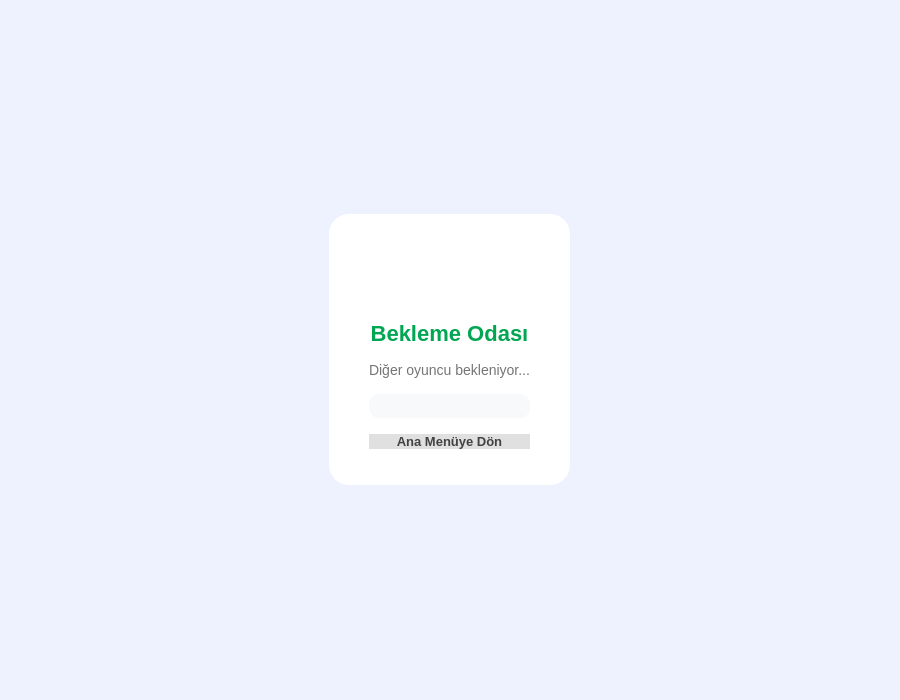
<?xml version="1.0" encoding="UTF-8"?>
<ui version="4.0">
 <class>LobbyScreen</class>
 <widget class="QWidget" name="LobbyScreen">
  <property name="geometry">
   <rect>
    <x>0</x>
    <y>0</y>
    <width>900</width>
    <height>700</height>
   </rect>
  </property>
  <property name="windowTitle">
   <string>Yahtzee - Bekleme Odası</string>
  </property>
  <property name="styleSheet">
   <string>background-color: #EEF2FF;</string>
  </property>
  <layout class="QVBoxLayout" name="mainLayout">
   <property name="alignment">
    <set>Qt::AlignCenter</set>
   </property>
   <item>
    <widget class="QFrame" name="card">
     <property name="minimumWidth"><number>440</number></property>
     <property name="maximumWidth"><number>440</number></property>
     <property name="styleSheet">
      <string>QFrame { background: white; border-radius: 20px; }</string>
     </property>
     <property name="frameShape">
      <enum>QFrame::StyledPanel</enum>
     </property>
     <layout class="QVBoxLayout" name="cardLayout">
      <property name="spacing"><number>16</number></property>
      <property name="leftMargin"><number>40</number></property>
      <property name="topMargin"><number>36</number></property>
      <property name="rightMargin"><number>40</number></property>
      <property name="bottomMargin"><number>36</number></property>

      <item>
       <widget class="QLabel" name="iconLabel">
        <property name="text"><string></string></property>
        <property name="alignment"><set>Qt::AlignCenter</set></property>
        <property name="styleSheet">
         <string>font-size: 48px;</string>
        </property>
       </widget>
      </item>

      <item>
       <widget class="QLabel" name="titleLabel">
        <property name="text"><string>Bekleme Odası</string></property>
        <property name="alignment"><set>Qt::AlignCenter</set></property>
        <property name="styleSheet">
         <string>color: #00A651; font-size: 22px; font-weight: bold;</string>
        </property>
       </widget>
      </item>

      <item>
       <widget class="QLabel" name="statusLabel">
        <property name="text"><string>Diğer oyuncu bekleniyor...</string></property>
        <property name="alignment"><set>Qt::AlignCenter</set></property>
        <property name="styleSheet">
         <string>color: #757575; font-size: 14px;</string>
        </property>
       </widget>
      </item>

      <item>
       <widget class="QFrame" name="playersFrame">
        <property name="styleSheet">
         <string>QFrame { background: #F8F9FA; border-radius: 10px; }</string>
        </property>
        <property name="frameShape">
         <enum>QFrame::StyledPanel</enum>
        </property>
        <layout class="QVBoxLayout" name="playersLayout">
         <property name="leftMargin"><number>16</number></property>
         <property name="topMargin"><number>12</number></property>
         <property name="rightMargin"><number>16</number></property>
         <property name="bottomMargin"><number>12</number></property>
         <property name="spacing"><number>8</number></property>
        </layout>
       </widget>
      </item>

      <item>
       <widget class="QPushButton" name="backBtn">
        <property name="text"><string>Ana Menüye Dön</string></property>
        <property name="minimumHeight"><number>44</number></property>
        <property name="styleSheet">
         <string>QPushButton { background-color: #E0E0E0; color: #424242; border-radius: 8px; font-size: 13px; font-weight: bold; } QPushButton:hover { background-color: #BDBDBD; }</string>
        </property>
        <property name="cursor">
         <cursorShape>PointingHandCursor</cursorShape>
        </property>
       </widget>
      </item>

     </layout>
    </widget>
   </item>
  </layout>
 </widget>
 <resources/>
 <connections/>
</ui>
